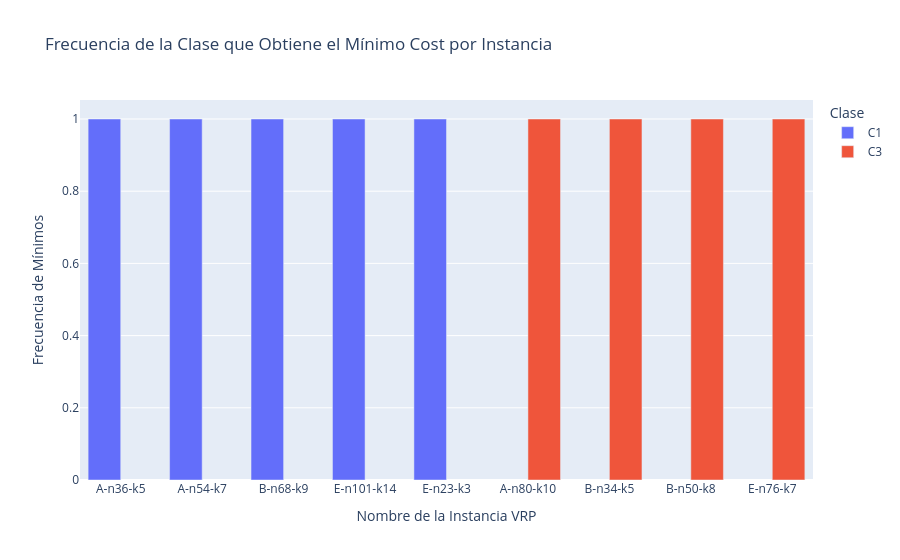

Notebook source saved alongside this figure:
### Code cell
import plotly.express as px
import pandas as pd
import os

# Create a directory to save the plots
output_dir = 'plotly_frequency_plots'
if not os.path.exists(output_dir):
    os.makedirs(output_dir)

def plot_minimum_frequency_by_class(df):
    min_class_data = []

    instances = df['Nombre de la Instancia VRP'].unique()
    for instance in instances:
        subset = df[df['Nombre de la Instancia VRP'] == instance]
        for combination in subset['Combinacion'].unique():
            comb_data = subset[subset['Combinacion'] == combination]
            min_cost = comb_data['Best Cost'].min()
            min_class_data.append({
                'Instancia': instance,
                'Clase': combination,
                'Min Cost': min_cost
            })

    min_class_df = pd.DataFrame(min_class_data)

    # Find the minimum cost for each instance
    min_class_df = min_class_df.loc[min_class_df.groupby('Instancia')['Min Cost'].idxmin()]

    frequency_df = min_class_df.groupby(['Instancia', 'Clase']).size().reset_index(name='Frecuencia')

    fig = px.bar(frequency_df, x='Instancia', y='Frecuencia', color='Clase', barmode='group',
                 title='Frecuencia de la Clase que Obtiene el Mínimo Cost por Instancia',
                 labels={'Frecuencia': 'Frecuencia de Mínimos', 'Instancia': 'Nombre de la Instancia VRP', 'Clase': 'Clase'})

    fig.write_image(os.path.join(output_dir, 'frequency_plot.png'))
    fig.show()

# Call the function with the DataFrame to save the plot
plot_minimum_frequency_by_class(df)

### Figure 1 — Plotly figure (JSON) as saved in the notebook; plotly's stock layout.template omitted (floating-point values rounded to 4 significant figures)
{"data": [{"alignmentgroup": "True", "hovertemplate": "Clase=C1<br>Nombre de la Instancia VRP=%{x}<br>Frecuencia de Mínimos=%{y}<extra></extra>", "legendgroup": "C1", "marker": {"color": "#636efa", "pattern": {"shape": ""}}, "name": "C1", "offsetgroup": "C1", "orientation": "v", "showlegend": true, "textposition": "auto", "type": "bar", "x": ["A-n36-k5", "A-n54-k7", "B-n68-k9", "E-n101-k14", "E-n23-k3"], "xaxis": "x", "y": [1, 1, 1, 1, 1], "yaxis": "y"}, {"alignmentgroup": "True", "hovertemplate": "Clase=C3<br>Nombre de la Instancia VRP=%{x}<br>Frecuencia de Mínimos=%{y}<extra></extra>", "legendgroup": "C3", "marker": {"color": "#EF553B", "pattern": {"shape": ""}}, "name": "C3", "offsetgroup": "C3", "orientation": "v", "showlegend": true, "textposition": "auto", "type": "bar", "x": ["A-n80-k10", "B-n34-k5", "B-n50-k8", "E-n76-k7"], "xaxis": "x", "y": [1, 1, 1, 1], "yaxis": "y"}], "layout": {"barmode": "group", "legend": {"title": {"text": "Clase"}, "tracegroupgap": 0}, "title": {"text": "Frecuencia de la Clase que Obtiene el Mínimo Cost por Instancia"}, "xaxis": {"anchor": "y", "domain": [0, 1], "title": {"text": "Nombre de la Instancia VRP"}}, "yaxis": {"anchor": "x", "domain": [0, 1], "title": {"text": "Frecuencia de Mínimos"}}}}
